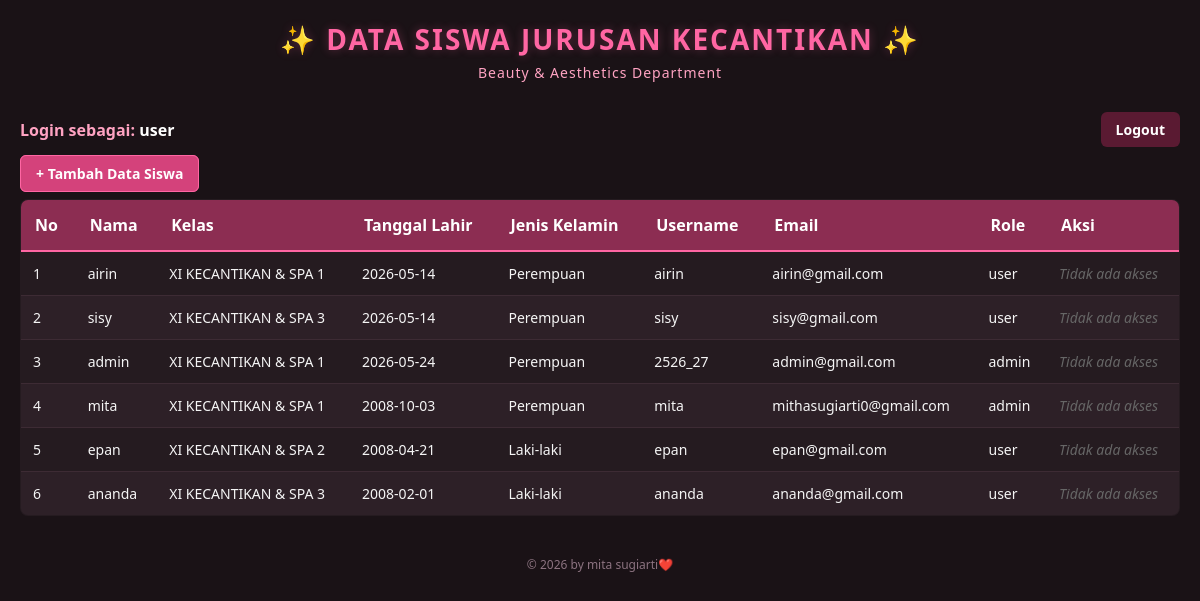
/index.php (signed in), run on the app's committed database.
### tables this page shows
CREATE TABLE `users` (
  `id` int(11) NOT NULL,
  `nama` varchar(100) NOT NULL,
  `kelas` varchar(50) NOT NULL,
  `tanggal_lahir` date NOT NULL,
  `jenis_kelamin` varchar(20) NOT NULL,
  `username` varchar(50) NOT NULL,
  `email` varchar(100) NOT NULL,
  `password` varchar(255) NOT NULL,
  `role` varchar(20) NOT NULL
);

### index.php (the view, shortened to what this page needs)
<?php
include 'koneksi.php';
$result = mysqli_query($koneksi, "SELECT * FROM users");
?>
<!DOCTYPE html>
<html lang="id">
<head>
</head>
<body>
<div class="header-title">✨ DATA SISWA JURUSAN KECANTIKAN ✨</div>
<div class="subtitle">Beauty & Aesthetics Department</div>
<div class="status-bar">
    <div style="color: #ffa3c2; font-weight: bold;">Login sebagai: <span style="color: white;"><?= htmlspecialchars($_SESSION['role']); ?></span></div>
    <a href="logout.php" class="btn btn-logout">Logout</a>
</div>
<a href="tambah.php" class="btn btn-tambah">+ Tambah Data Siswa</a>
<table style="margin-top: 15px;">
    <thead>
        <tr>
            <th>No</th>
            <th>Nama</th>
            <th>Kelas</th>
            <th>Tanggal Lahir</th>
            <th>Jenis Kelamin</th>
            <th>Username</th>
            <th>Email</th>
            <th>Role</th>
            <th>Aksi</th>
        </tr>
    </thead>
    <tbody>
        <?php $no = 1; while($row = mysqli_fetch_assoc($result)) : ?>
        <tr>
            <td><?= $no++; ?></td>
            <td><?= htmlspecialchars($row['nama']); ?></td>
            <td><?= htmlspecialchars($row['kelas']); ?></td>
            <td><?= htmlspecialchars($row['tanggal_lahir']); ?></td>
            <td><?= htmlspecialchars($row['jenis_kelamin']); ?></td>
            <td><?= htmlspecialchars($row['username']); ?></td>
            <td><?= htmlspecialchars($row['email']); ?></td>
            <td><?= htmlspecialchars($row['role']); ?></td>
            <td>
                <?php if ($_SESSION['role'] == 'admin') : ?>
                <a href="edit.php?id=<?= $row['id']; ?>" class="btn btn-edit">Edit</a>
                <a href="hapus.php?id=<?= $row['id']; ?>" class="btn btn-hapus" onclick="return confirm('Yakin ingin menghapus data siswa ini?')">Hapus</a>
                <?php else : ?>
                <span style="color: #666; font-style: italic;">Tidak ada akses</span>
                <?php endif; ?>
            </td>
        </tr>
        <?php endwhile; ?>
    </tbody>
</table>
<div class="footer">
    &copy; 2026 by mita sugiarti❤️
</div>
</body>
</html>

### index.php (style rules this page uses)
body { background-color: #1a1216; color: #f5f5f5; font-family: 'Segoe UI', Arial, sans-serif; margin: 0; padding: 20px; }
.header-title { text-align: center; color: #ff66a3; font-size: 28px; font-weight: bold; margin-bottom: 5px; letter-spacing: 2px; text-shadow: 0 0 10px rgba(255, 102, 163, 0.3); }
.subtitle { text-align: center; color: #ffa3c2; font-size: 14px; margin-bottom: 30px; letter-spacing: 1px; }
.status-bar { display: flex; justify-content: space-between; align-items: center; margin-bottom: 15px; }
.btn { padding: 8px 15px; border-radius: 6px; text-decoration: none; color: white; font-weight: bold; font-size: 14px; transition: 0.3s; }
.btn-tambah { background-color: #d4427b; border: 1px solid #ff66a3; }
.btn-logout { background-color: #5a1a32; }
table { width: 100%; border-collapse: collapse; background-color: #251b20; border: 1px solid #3d2b34; border-radius: 8px; overflow: hidden; }
th { background-color: #8c2d52; color: white; padding: 14px; text-align: left; border-bottom: 2px solid #ff66a3; }
td { padding: 12px; border-bottom: 1px solid #3d2b34; font-size: 14px; }
tr:nth-child(even) { background-color: #2d2027; }
.footer { text-align: center; margin-top: 40px; color: #8c7380; font-size: 12px; }

### data on the page
users: nama "airin", kelas "XI KECANTIKAN & SPA 1", tanggal_lahir "2026-05-14", jenis_kelamin "Perempuan", username "airin", email "airin@gmail.com", role "user"
users: nama "sisy", kelas "XI KECANTIKAN & SPA 3", tanggal_lahir "2026-05-14", jenis_kelamin "Perempuan", username "sisy", email "sisy@gmail.com", role "user"
users: nama "admin", kelas "XI KECANTIKAN & SPA 1", tanggal_lahir "2026-05-24", jenis_kelamin "Perempuan", username "2526_27", email "admin@gmail.com", role "admin"
users: nama "mita", kelas "XI KECANTIKAN & SPA 1", tanggal_lahir "2008-10-03", jenis_kelamin "Perempuan", username "mita", email "mithasugiarti0@gmail.com", role "admin"
users: nama "epan", kelas "XI KECANTIKAN & SPA 2", tanggal_lahir "2008-04-21", jenis_kelamin "Laki-laki", username "epan", email "epan@gmail.com", role "user"
users: nama "ananda", kelas "XI KECANTIKAN & SPA 3", tanggal_lahir "2008-02-01", jenis_kelamin "Laki-laki", username "ananda", email "ananda@gmail.com", role "user"

### other printed values
$_SESSION['role'] "user"
